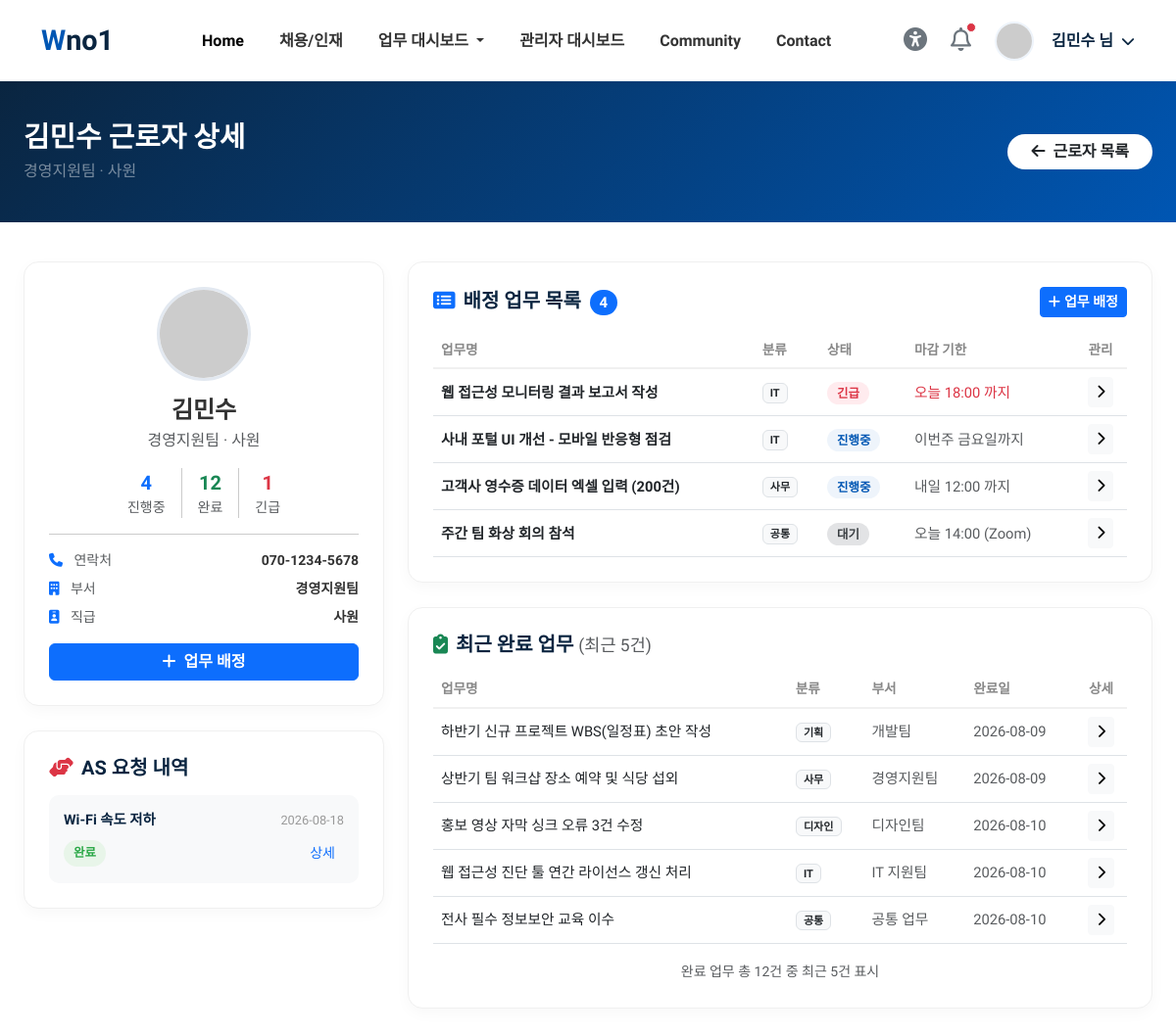
Page /worker/1 (signed in) on the committed database.
### tables this page shows
CREATE TABLE users (
        id INTEGER PRIMARY KEY AUTOINCREMENT,
        username TEXT UNIQUE NOT NULL,
        password TEXT NOT NULL,
        name TEXT NOT NULL,
        dept TEXT DEFAULT '경영지원팀',
        position TEXT DEFAULT '사원',
        phone TEXT DEFAULT '070-1234-5678',
        role TEXT DEFAULT 'employee'
    , photo TEXT DEFAULT '');

CREATE TABLE as_requests (
        id INTEGER PRIMARY KEY AUTOINCREMENT,
        user_id INTEGER,
        category TEXT,
        urgency TEXT,
        title TEXT NOT NULL,
        details TEXT,
        attachment TEXT,
        status TEXT DEFAULT 'pending',
        assigned_to INTEGER DEFAULT NULL,
        assigned_name TEXT DEFAULT '',
        resolved_at TEXT DEFAULT '',
        admin_memo TEXT DEFAULT '',
        created_at TEXT DEFAULT (datetime('now','localtime'))
    );

CREATE TABLE jobs (
        id INTEGER PRIMARY KEY AUTOINCREMENT,
        user_id INTEGER,
        work_date TEXT,
        category TEXT,
        title TEXT NOT NULL,
        details TEXT,
        issues TEXT,
        dept TEXT DEFAULT '공통 업무',
        due_label TEXT DEFAULT '',
        status TEXT DEFAULT 'progress',
        created_at TEXT DEFAULT (datetime('now','localtime'))
    );

### routers/dashboard.py (the view)
@router.get("/worker/{user_id}", response_class=HTMLResponse)
async def worker_detail(request: Request, user_id: int):
    if not check_login(request):
        return RedirectResponse(url="/login", status_code=303)
    u = get_current_user(request)
    conn = get_sqlite()
    try:
        worker = conn.execute("SELECT * FROM users WHERE id=?", (user_id,)).fetchone()
        if not worker:
            conn.close()
            return RedirectResponse(url="/workers", status_code=303)
        worker = dict(worker)
        active_jobs = with_status_meta(conn.execute(
            """SELECT * FROM jobs WHERE user_id=? AND status NOT IN ('done','trash')
               ORDER BY CASE status WHEN 'urgent' THEN 0 WHEN 'progress' THEN 1 ELSE 2 END, id DESC""",
            (user_id,)
        ).fetchall())
        done_jobs = with_status_meta(conn.execute(
            "SELECT * FROM jobs WHERE user_id=? AND status='done' ORDER BY id DESC LIMIT 5",
            (user_id,)
        ).fetchall())
        urgent_count = conn.execute(
            "SELECT COUNT(*) FROM jobs WHERE user_id=? AND status='urgent'", (user_id,)
        ).fetchone()[0]
        done_count = conn.execute(
            "SELECT COUNT(*) FROM jobs WHERE user_id=? AND status='done'", (user_id,)
        ).fetchone()[0]
        as_requests = with_status_meta(conn.execute(
            "SELECT * FROM as_requests WHERE user_id=? ORDER BY id DESC LIMIT 5",
            (user_id,)
        ).fetchall())
    finally:
        conn.close()
    return templates.TemplateResponse(
        request=request, name="/top/worker_detail.html", context={
            "request": request, "page_title": f"{worker['name']} 근로자 상세",
            "user_name": u["user_name"],
            "worker": worker,
            "active_jobs": active_jobs,
            "done_jobs": done_jobs,
            "active_count": len(active_jobs),
            "done_count": done_count,
            "urgent_count": urgent_count,
            "as_requests": as_requests,
        }
    )

### templates/top/worker_detail.html (shortened to what this page needs)
<!DOCTYPE html>
<html lang="ko">
{% include 'common/header.html' %}
<body>
{% include 'common/topbar.html' %}
<div class="dash-header">
    <div class="container-fluid px-4">
        <div class="d-flex justify-content-between align-items-center">
            <div>
                <h2>{{ worker.name }} 근로자 상세</h2>
                <p class="mb-0 text-white-50">{{ worker.dept }} · {{ worker.position }}</p>
            </div>
            <a href="/workers" class="btn btn-primary bg-white text-dark border-0 fw-bold px-4 rounded-pill">
                <i class="fas fa-arrow-left me-2"></i>근로자 목록
            </a>
        </div>
    </div>
</div>
<div class="container-fluid px-4 pb-5">
    <div class="row">
        <div class="col-xl-4 col-lg-5">
            <div class="content-card text-center">
                <img src="https://ui-avatars.com/api/?name={{ worker.name|replace(' ','+') }}&background=eef4fb&color=0056b3&size=96"
                     alt="{{ worker.name }}"
                     class="rounded-circle mb-3"
                     style="width:96px;height:96px;object-fit:cover;border:3px solid #e2e8f0;">
                <h4 class="fw-bold mb-1">{{ worker.name }}</h4>
                <p class="text-muted mb-3">{{ worker.dept }} · {{ worker.position }}</p>
                <div class="d-flex justify-content-center gap-3 mb-3">
                    <div class="text-center">
                        <div class="fw-bold fs-5 text-primary">{{ active_count }}</div>
                        <div class="text-muted small">진행중</div>
                    </div>
                    <div class="text-center">
                        <div class="fw-bold fs-5 text-success">{{ done_count }}</div>
                        <div class="text-muted small">완료</div>
                    </div>
                    <div class="text-center">
                        <div class="fw-bold fs-5 text-danger">{{ urgent_count }}</div>
                        <div class="text-muted small">긴급</div>
                    </div>
                </div>
                <hr>
                <div class="text-start small">
                    <div class="mb-2">
                        <i class="fas fa-phone text-primary me-2"></i>
                        <span class="text-muted">연락처</span>
                        <span class="float-end fw-bold">{{ worker.phone }}</span>
                    </div>
                    <div class="mb-2">
                        <i class="fas fa-building text-primary me-2"></i>
                        <span class="text-muted">부서</span>
                        <span class="float-end fw-bold">{{ worker.dept }}</span>
                    </div>
                    <div>
                        <i class="fas fa-id-badge text-primary me-2"></i>
                        <span class="text-muted">직급</span>
                        <span class="float-end fw-bold">{{ worker.position }}</span>
                    </div>
                </div>
                <div class="mt-3">
                    <a href="/new_job?assign_to={{ worker.id }}" class="btn btn-primary w-100 fw-bold">
                        <i class="fas fa-plus me-2"></i>업무 배정
                    </a>
                </div>
            </div>
            <div class="content-card">
                <div class="card-title-wrap mb-3">
                    <h5><i class="fas fa-hands-helping me-2 text-danger"></i>AS 요청 내역</h5>
                </div>
                {% for req in as_requests %}
                <div class="support-item">
                    <div class="support-header">
                        <span class="support-title">{{ req.title }}</span>
                        <span class="support-time">{{ req.created_at[:10] }}</span>
                    </div>
                    <div class="d-flex justify-content-between align-items-center mt-1">
                        <span class="status-badge {{ req.status_class }}" {% if req.status_style %}style="{{ req.status_style }}"{% endif %}>{{ req.status_label }}</span>
                        <a href="/as_request/{{ req.id }}" class="btn btn-sm btn-light text-primary">상세</a>
                    </div>
                </div>
                {% else %}
                <p class="text-center text-muted py-3 small">AS 요청 내역이 없습니다.</p>
                {% endfor %}
            </div>
        </div>
        <div class="col-xl-8 col-lg-7">
            <div class="content-card">
                <div class="card-title-wrap">
                    <h5><i class="fas fa-list-alt me-2 text-primary"></i>배정 업무 목록
                        <span class="badge bg-primary rounded-pill ms-1">{{ active_count }}</span>
                    </h5>
                    <a href="/new_job?assign_to={{ worker.id }}" class="btn btn-sm btn-primary fw-bold">
                        <i class="fas fa-plus me-1"></i>업무 배정
                    </a>
                </div>
                <div class="table-responsive">
                    <table class="table table-custom table-hover">
                        <thead>
                            <tr>
                                <th>업무명</th>
                                <th>분류</th>
                                <th>상태</th>
                                <th>마감 기한</th>
                                <th class="text-center">관리</th>
                            </tr>
                        </thead>
                        <tbody>
                            {% for job in active_jobs %}
                            <tr>
                                <td class="fw-bold text-dark">{{ job.title }}</td>
                                <td><span class="badge bg-light text-dark border">{{ job.category }}</span></td>
                                <td><span class="status-badge {{ job.status_class }}" {% if job.status_style %}style="{{ job.status_style }}"{% endif %}>{{ job.status_label }}</span></td>
                                <td class="{{ 'text-danger' if job.status == 'urgent' else 'text-muted' }} small">{{ job.due_label or '-' }}</td>
                                <td class="text-center">
                                    <a href="/job/{{ job.id }}" class="btn btn-sm btn-light" title="상세보기">
                                        <i class="fas fa-chevron-right"></i>
                                    </a>
                                </td>
                            </tr>
                            {% else %}
                            <tr>
                                <td colspan="5" class="text-center text-muted py-4">
                                    <i class="fas fa-check-circle text-success me-2"></i>진행 중인 업무가 없습니다.
                                </td>
                            </tr>
                            {% endfor %}
                        </tbody>
                    </table>
                </div>
            </div>
            <div class="content-card">
                <div class="card-title-wrap">
                    <h5><i class="fas fa-clipboard-check me-2 text-success"></i>최근 완료 업무 <span class="text-muted small fw-normal">(최근 5건)</span></h5>
                </div>
                <div class="table-responsive">
                    <table class="table table-custom table-hover">
                        <thead>
                            <tr>
                                <th>업무명</th>
                                <th>분류</th>
                                <th>부서</th>
                                <th>완료일</th>
                                <th class="text-center">상세</th>
                            </tr>
                        </thead>
                        <tbody>
                            {% for job in done_jobs %}
                            <tr>
                                <td class="text-dark">{{ job.title }}</td>
                                <td><span class="badge bg-light text-dark border">{{ job.category }}</span></td>
                                <td class="text-muted small">{{ job.dept }}</td>
                                <td class="text-muted small">{{ job.work_date }}</td>
                                <td class="text-center">
                                    <a href="/job/{{ job.id }}" class="btn btn-sm btn-light" title="상세보기">
                                        <i class="fas fa-chevron-right"></i>
                                    </a>
                                </td>
                            </tr>
                            {% else %}
                            <tr>
                                <td colspan="5" class="text-center text-muted py-4">완료된 업무가 없습니다.</td>
                            </tr>
                            {% endfor %}
                        </tbody>
                    </table>
                </div>
                {% if done_count > 5 %}
                <div class="text-center mt-3">
                    <span class="text-muted small">완료 업무 총 {{ done_count }}건 중 최근 5건 표시</span>
                </div>
                {% endif %}
            </div>
        </div>
    </div>
</div>
</body>
</html>

### templates/common/topbar.html (shortened to what this page needs)
<nav class="navbar navbar-expand-lg sticky-top">
    <div class="container">
        <a class="navbar-brand" href="/"><span>W</span>no1</a>
        <div class="collapse navbar-collapse" id="navbarNav">
            <ul class="navbar-nav mx-auto">
                <li class="nav-item"><a class="nav-link active" href="/">Home</a></li>
                <li class="nav-item"><a class="nav-link" href="/resume">채용/인재</a></li>
                <li class="nav-item dropdown">
                    <a class="nav-link dropdown-toggle" href="#" id="erpDropdown" role="button" data-bs-toggle="dropdown" aria-expanded="false">
                        업무 대시보드
                    </a>
                </li>
                <li class="nav-item"><a class="nav-link" href="/manage_dash">관리자 대시보드</a></li>
                <li class="nav-item"><a class="nav-link" href="/community">Community</a></li>
                <li class="nav-item"><a class="nav-link" href="/contact">Contact</a></li>
            </ul>
            <div class="d-flex align-items-center gap-4">
                <a href="/accessibility" class="text-secondary text-decoration-none" title="접근성 설정" data-bs-toggle="tooltip">
                    <i class="fas fa-universal-access fs-4"></i>
                </a>
                <a href="/notifications" class="text-secondary text-decoration-none position-relative">
                    <i class="far fa-bell fs-4"></i>
                    <span class="position-absolute top-0 start-100 translate-middle p-1 bg-danger border border-light rounded-circle">
                    </span>
                </a>
                <div class="dropdown">
                    <div class="user-profile" data-bs-toggle="dropdown" aria-expanded="false" style="cursor: pointer;">
                        <img src="https://ui-avatars.com/api/?name={{ user_name|replace(' ', '+') }}&background=eef4fb&color=0056b3" alt="User" class="rounded-circle" width="32" height="32">
                        <span class="name ms-2">{{ user_name }} 님 <i class="fas fa-chevron-down ms-1 small"></i></span>
                    </div>
                </div>
            </div>
        </div>
    </div>
</nav>

### rows in the picture
users: name "김민수", dept "경영지원팀", position "사원", phone "070-1234-5678"
as_requests: title "Wi-Fi 속도 저하", created_at "2026-08-18", status_label "완료"
jobs: title "웹 접근성 모니터링 결과 보고서 작성", category "IT", status_label "긴급", due_label "오늘 18:00 까지"
jobs: title "사내 포털 UI 개선 - 모바일 반응형 점검", category "IT", status_label "진행중", due_label "이번주 금요일까지"
jobs: title "고객사 영수증 데이터 엑셀 입력 (200건)", category "사무", status_label "진행중", due_label "내일 12:00 까지"
jobs: title "주간 팀 화상 회의 참석", category "공통", status_label "대기", due_label "오늘 14:00 (Zoom)"
jobs: title "하반기 신규 프로젝트 WBS(일정표) 초안 작성", category "기획", dept "개발팀", work_date "2026-08-09"
jobs: title "상반기 팀 워크샵 장소 예약 및 식당 섭외", category "사무", dept "경영지원팀", work_date "2026-08-09"
jobs: title "홍보 영상 자막 싱크 오류 3건 수정", category "디자인", dept "디자인팀", work_date "2026-08-10"
jobs: title "웹 접근성 진단 툴 연간 라이선스 갱신 처리", category "IT", dept "IT 지원팀", work_date "2026-08-10"
jobs: title "전사 필수 정보보안 교육 이수", category "공통", dept "공통 업무", work_date "2026-08-10"

### other values in the picture
{{ active_count }} "4"
{{ done_count }} "12"
{{ urgent_count }} "1"
